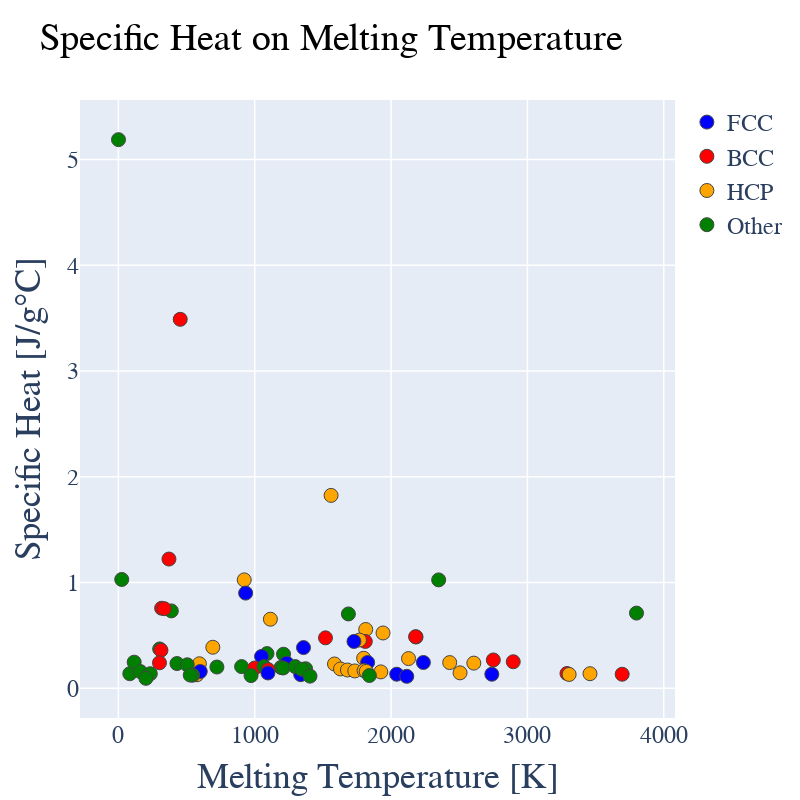

The notebook cell saved with this chart:
### Code cell
layout0= go.Layout(title = "Specific Heat on Melting Temperature", hovermode= 'closest', width = 800, height=800, showlegend=True,  # Hovermode establishes the way the labels that appear when you hover are arranged # Establishing a square plot width=height
    xaxis= dict(title=go.layout.xaxis.Title(text='Melting Temperature [K]', font=dict(size=36)), zeroline= False, gridwidth= 1.5, tickfont=dict(size=24)), # Axis Titles. Removing the X-axis Mark. Adding a Grid
    yaxis= dict(title=go.layout.yaxis.Title(text='Specific Heat [J/g°C]', font=dict(size=36)), zeroline= False, gridwidth= 1.5, tickfont=dict(size=24)), # Axis Titles. Removing the Y-axis Mark. Adding a Grid
    legend=dict(font=dict(size=24))) # Adding a legend

# Trace

trace0 = go.Scatter(x = melting_temperature,y = specific_heat, mode = 'markers',
    marker= dict(size= 14, line= dict(width=1), color=colors), # We add a size, a border and our custom colors to the markers
    text= sample, # This attribute (Text) labels each point to this list, which contains our elements in the same indexes as our properties
showlegend = False)


# Empty Traces for Legend
legend_plot_FCC = go.Scatter(x=[None], y=[None], mode='markers', marker=dict(size=14,  line= dict(width=1),color='blue'), name = 'FCC')
legend_plot_BCC = go.Scatter(x=[None], y=[None], mode='markers', marker=dict(size=14,  line= dict(width=1),color='red'), name = 'BCC')
legend_plot_HCP = go.Scatter(x=[None], y=[None], mode='markers', marker=dict(size=14,  line= dict(width=1),color='orange'), name = 'HCP')
legend_plot_Other = go.Scatter(x=[None], y=[None], mode='markers', marker=dict(size=14, line= dict(width=1),color='green'), name = 'Other')


data = [trace0, legend_plot_FCC, legend_plot_BCC, legend_plot_HCP, legend_plot_Other]

fig= go.Figure(data, layout=layout0)
fig.update_layout(
    font_family="Arial",
    title_font_color="Black",
    title_font_size= 38
)
iplot(fig)

### Figure 1 — Plotly figure (JSON) as saved in the notebook; plotly's stock layout.template omitted (floating-point values rounded to 4 significant figures)
{"data": [{"marker": {"color": ["green", "green", "red", "orange", "green", "green", "green", "green", "green", "green", "red", "orange", "blue", "green", "red", "green", "green", "green", "red", "orange", "orange", "orange", "red", "red", "red", "red", "orange", "blue", "blue", "orange", "green", "green", "green", "green", "green", "green", "red", "blue", "orange", "orange", "red", "red", "orange", "orange", "blue", "blue", "blue", "orange", "green", "green", "green", "green", "green", "green", "red", "red", "orange", "red", "red", "orange", "orange", "blue", "blue", "blue", "green", "orange", "blue", "green", "green", "green", "green", "green", "green", "green", "green", "green", "green", "green", "green", "green", "red", "orange", "orange", "orange", "orange", "orange", "orange", "blue", "orange", "green", "blue", "green", "green", "green", "green", "green", "green", "green", "green", "green", "green", "green", "green"], "line": {"width": 1}, "size": 14}, "mode": "markers", "showlegend": false, "text": ["H", "He", "Li", "Be", "B", "C", "N", "O", "F", "Ne", "Na", "Mg", "Al", "Si", "P", "S", "Cl", "Ar", "K", "Ca", "Sc", "Ti", "V", "Cr", "Mn", "Fe", "Co", "Ni", "Cu", "Zn", "Ga", "Ge", "As", "Se", "Br", "Kr", "Rb", "Sr", "Y", "Zr", "Nb", "Mo", "Tc", "Ru", "Rh", "Pd", "Ag", "Cd", "In", "Sn", "Sb", "Te", "I", "Xe", "Cs", "Ba", "Hf", "Ta", "W", "Re", "Os", "Ir", "Pt", "Au", "Hg", "Tl", "Pb", "Bi", "Po", "At", "Rn", "Fr", "Ra", "Lr", "La", "Ce", "Pr", "Nd", "Pm", "Sm", "Eu", "Gd", "Tb", "Dy", "Ho", "Er", "Tm", "Yb", "Lu", "Ac", "Th", "Pa", "U", "Np", "Pu", "Am", "Cm", "Bk", "Cf", "Es", "Fm", "Md", "No"], "type": "scatter", "x": [14.01, 0.95, 453.7, 1560, 2349, 3800, 63.05, 54.8, 53.53, 24.56, 370.9, 923, 933.5, 1687, 317.3, 388.4, 171.6, 83.8, 336.5, 1115, 1814, 1941, 2183, 2180, 1519, 1811, 1768, 1728, 1358.0, 692.7, 302.9, 1211.0, 1090, 494, 265.8, 115.8, 312.5, 1050, 1799, 2128, 2750, 2896, 2430, 2607, 2237, 1828.0, 1235.0, 594.2, 429.8, 505.1, 903.8, 722.7, 386.9, 161.4, 301.6, 1000, 2506, 3290, 3695, 3459, 3306, 2739, 2041.0, 1337.0, 234.3, 577, 600.6, 544.4, 527, 575, 202, "maybe about 300 K", 973, 1900, 1193, 1068, 1208, 1297, 1373, 1345, 1099, 1585, 1629, 1680, 1734, 1802, 1818, 1097, 1925, 1323, 2115, 1841, 1405.0, 910, 912.5, 1449, 1613, 1259, 1173, 1133, 1800, 1100, 1100], "y": [null, 5.188, 3.489, 1.824, 1.025, 0.711, null, null, null, 1.029, 1.222, 1.025, 0.9, 0.703, 0.757, 0.732, null, 0.138, 0.753, 0.653, 0.556, 0.523, 0.485, 0.488, 0.477, 0.443, 0.456, 0.443, 0.385, 0.388, 0.372, 0.322, 0.328, null, null, 0.247, 0.36, 0.301, 0.284, 0.281, 0.268, 0.251, 0.243, 0.238, 0.244, 0.244, 0.237, 0.232, 0.234, 0.222, 0.205, 0.201, null, 0.158, 0.241, 0.192, 0.146, 0.14, 0.133, 0.138, 0.131, 0.133, 0.133, 0.129, 0.138, 0.128, 0.159, 0.124, 0.125, null, 0.094, null, 0.12, null, 0.197, 0.205, 0.192, 0.205, 0.185, 0.18, 0.176, 0.23, 0.183, 0.173, 0.164, 0.168, 0.16, 0.145, 0.155, null, 0.113, 0.121, 0.115, null, null, null, null, null, null, null, null, null, null]}, {"marker": {"color": "blue", "line": {"width": 1}, "size": 14}, "mode": "markers", "name": "FCC", "type": "scatter", "x": [null], "y": [null]}, {"marker": {"color": "red", "line": {"width": 1}, "size": 14}, "mode": "markers", "name": "BCC", "type": "scatter", "x": [null], "y": [null]}, {"marker": {"color": "orange", "line": {"width": 1}, "size": 14}, "mode": "markers", "name": "HCP", "type": "scatter", "x": [null], "y": [null]}, {"marker": {"color": "green", "line": {"width": 1}, "size": 14}, "mode": "markers", "name": "Other", "type": "scatter", "x": [null], "y": [null]}], "layout": {"font": {"family": "Arial"}, "height": 800, "hovermode": "closest", "legend": {"font": {"size": 24}}, "showlegend": true, "title": {"font": {"color": "Black", "size": 38}, "text": "Specific Heat on Melting Temperature"}, "width": 800, "xaxis": {"gridwidth": 1.5, "tickfont": {"size": 24}, "title": {"font": {"size": 36}, "text": "Melting Temperature [K]"}, "zeroline": false}, "yaxis": {"gridwidth": 1.5, "tickfont": {"size": 24}, "title": {"font": {"size": 36}, "text": "Specific Heat [J/g°C]"}, "zeroline": false}}}
